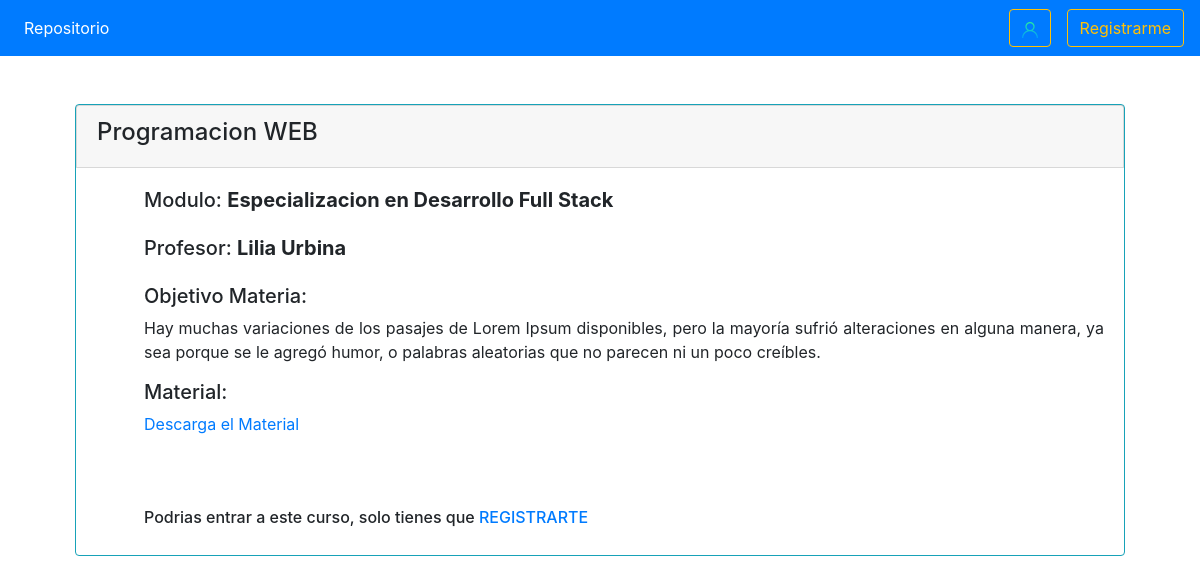
/materia.php?mat=37, run on the app's committed database.
### tables this page shows
CREATE TABLE IF NOT EXISTS `materias` (
  `id` int(11) NOT NULL AUTO_INCREMENT,
  `materia` varchar(255) NOT NULL,
  `objetivo` text NOT NULL,
  `material` longblob,
  `mat_tipo` varchar(100) NOT NULL,
  `mat_nombre` varchar(255) NOT NULL,
  `clave` varchar(100) NOT NULL,
  `estatus` enum('aceptado','espera','negado') NOT NULL,
  `id_modulo` int(11) NOT NULL,
  PRIMARY KEY (`id`)
);

CREATE TABLE IF NOT EXISTS `modulo` (
  `id` int(11) NOT NULL AUTO_INCREMENT,
  `modulo` varchar(255) NOT NULL,
  `id_curso` int(11) DEFAULT NULL,
  PRIMARY KEY (`id`),
  UNIQUE KEY `modulo` (`modulo`)
);

CREATE TABLE IF NOT EXISTS `usuarios` (
  `id` int(11) NOT NULL AUTO_INCREMENT,
  `nombre` varchar(255) NOT NULL,
  `apellido` varchar(255) NOT NULL,
  `ncontrol` char(8) NOT NULL,
  `correo` varchar(200) NOT NULL,
  `pass` varchar(255) NOT NULL,
  `id_rol` int(11) NOT NULL,
  `estatus` enum('aceptado','espera','negado') NOT NULL,
  PRIMARY KEY (`id`),
  KEY `id_rol` (`id_rol`)
);

### php/helpers.php (called while the page is built, shortened)
<?php
function Conseguir_Modulo($conexion, $id){
    $sql = "SELECT * FROM modulo WHERE id = $id";
    $mod = mysqli_query($conexion, $sql);
    $modulos = array();
    if ($mod && mysqli_num_rows($mod) == 1){
        $modulos = $mod;
    }
    return $modulos;
}
function Mostrar_Mat($conexion, $id){
    $sql = "SELECT m.id, m.materia, m.objetivo, m.material, m.mat_nombre, m.id_modulo, u.nombre, u.apellido "
            . "FROM materias AS m INNER JOIN prof_mat AS pm ON pm.id_mat = m.id "
            . "INNER JOIN usuarios AS u ON u.id = pm.id_prof "
            . "WHERE m.id = $id";
    $mat = mysqli_query($conexion, $sql);
    $materia = array();
    if ($mat && mysqli_num_rows($mat) >= 1){
        $materia = $mat;
    }
    return $materia;
}

### materia.php (the view, shortened to what this page needs)
<?php
    require_once 'includes/cabecera.php';
    $num = intval($_GET['mat']);
?>
<?php
    $mat = Mostrar_Mat($bd, $num);
    $materia = mysqli_fetch_assoc($mat);
?>
<div class="container mx-auto mt-5" style="width: 90%;">
        <div class="border border-info rounded">
            <div class="card card-header mx-auto">
                <h4> <?= $materia['materia'] ?> </h4>
            </div>
            <div class="card-body ml-5">
                <?php $m = Conseguir_Modulo($bd, intval($materia['id_modulo']));  $modulo = mysqli_fetch_assoc($m);?>
                <h5 class=""> Modulo: <b><?= $modulo['modulo']; ?></b></h5>
                <h5 class="mt-4"> Profesor: <b><?= $materia['nombre'].' '.$materia['apellido']  ?></b> </h5>
                <h5 class="mt-4">Objetivo Materia:</h5>
                <p class="text-justify"> <?= $materia['objetivo']; ?> </p>
                <?php if(!empty($materia['material'])):?>
                <h5> Material: </h5>
                <a href="php/descarga.php?arc=<?= $materia['id'] ?>"> Descarga el Material </a><br/><br/>
                <?php endif;?>
                <?php if (!empty($_SESSION['nombre'])) {?>
                <?php if ($_SESSION['rol'] == 3){ ?>
                <form class="mt-4 form-group" method="POST" action="php/inscribirse.php">
                    <?php
                    if (!empty($materia['material'])):
                        echo '<label for="clave"> Ingresa la clave: </label>'
                           . '<input type="text" name="clave"/>';
                    endif;
                    ?>
                    <input type="hidden" name="id_mat" value="<?= $materia['id'] ?>"/>
                    <input type="submit" class="btn btn-info btn-sm" style="margin-top: -5px;" value="Inscribirme"/>
                </form>
                <?php } elseif ($_SESSION['rol'] == 2 || $_SESSION['rol'] == 1) {?>
                <a href="ver_tareas.php?mat=<?= $_GET['mat'] ?>" class="btn btn-primary"> Ver Tareas </a>
                <?php }
                } elseif (empty ($_SESSION['nombre'])) { ?>
                <h6 class="mt-5"> Podrias entrar a este curso, solo tienes que <a href="nuevo_usuario.php" class="link"> REGISTRARTE </a> </h6>
                <?php } ?>
            </div>
        </div>
</div>

### data on the page
materias: materia "Programacion WEB", usuarios.nombre "Lilia", usuarios.apellido "Urbina", objetivo "Hay muchas variaciones de los pasajes de Lorem Ipsum disponibles, pero la mayoría sufrió alteraciones en alguna manera, ya sea porque se le agregó humor, o palabras aleatorias que no parecen ni un poco creíbles."
modulo: modulo "Especializacion en Desarrollo Full Stack"
